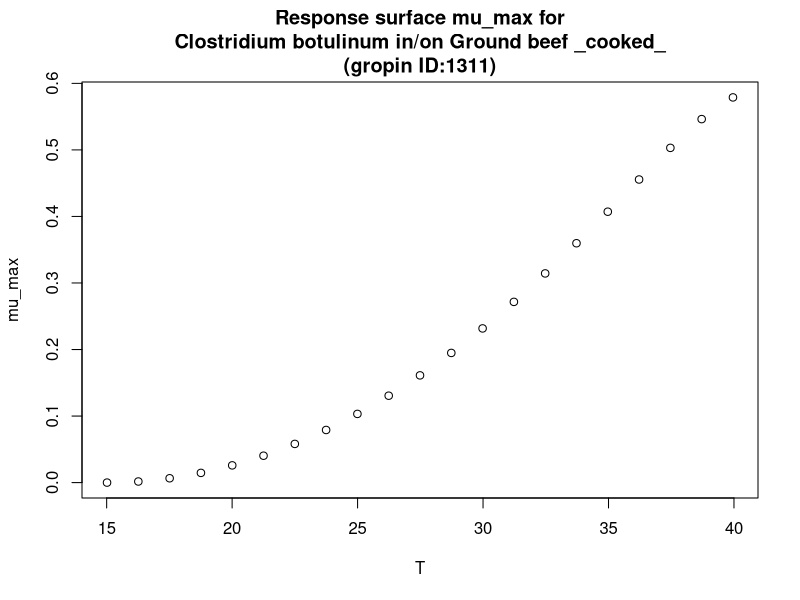

R code for this plot:
#############################
# start of Parameter script
#############################
T <- seq(15.015,39.96003996004,length.out=21)
#############################
# end of Parameter script
#############################
############################# 
# start of Model script Gropin ID 1311 
#############################
 
# constant coefficients for this model
 
variables <- data.frame(T)
argumentsPar <- expand.grid(variables)
 
# heart of the model
response_surface <- function(T) {
   mumax <-0.001034*((T-15)^2)*(1-exp(0.4147*(T-45.48)))

return(mumax=mumax)
} 

# output parameters
mumax <- cbind(argumentsPar,response_surface(argumentsPar['T']))
colnames(mumax) <- c(colnames(argumentsPar),'mumax')
#############################
# End of Model script
#############################
############################# 
# start of Visualisation script Gropin ID 1311 
#############################
plot(T,mumax$mumax,
                          xlab='T',
                          ylab='mu_max',main='Response surface mu_max for
Clostridium botulinum in/on Ground beef _cooked_
(gropin ID:1311)')
#############################
# End of Visualisation script
#############################
